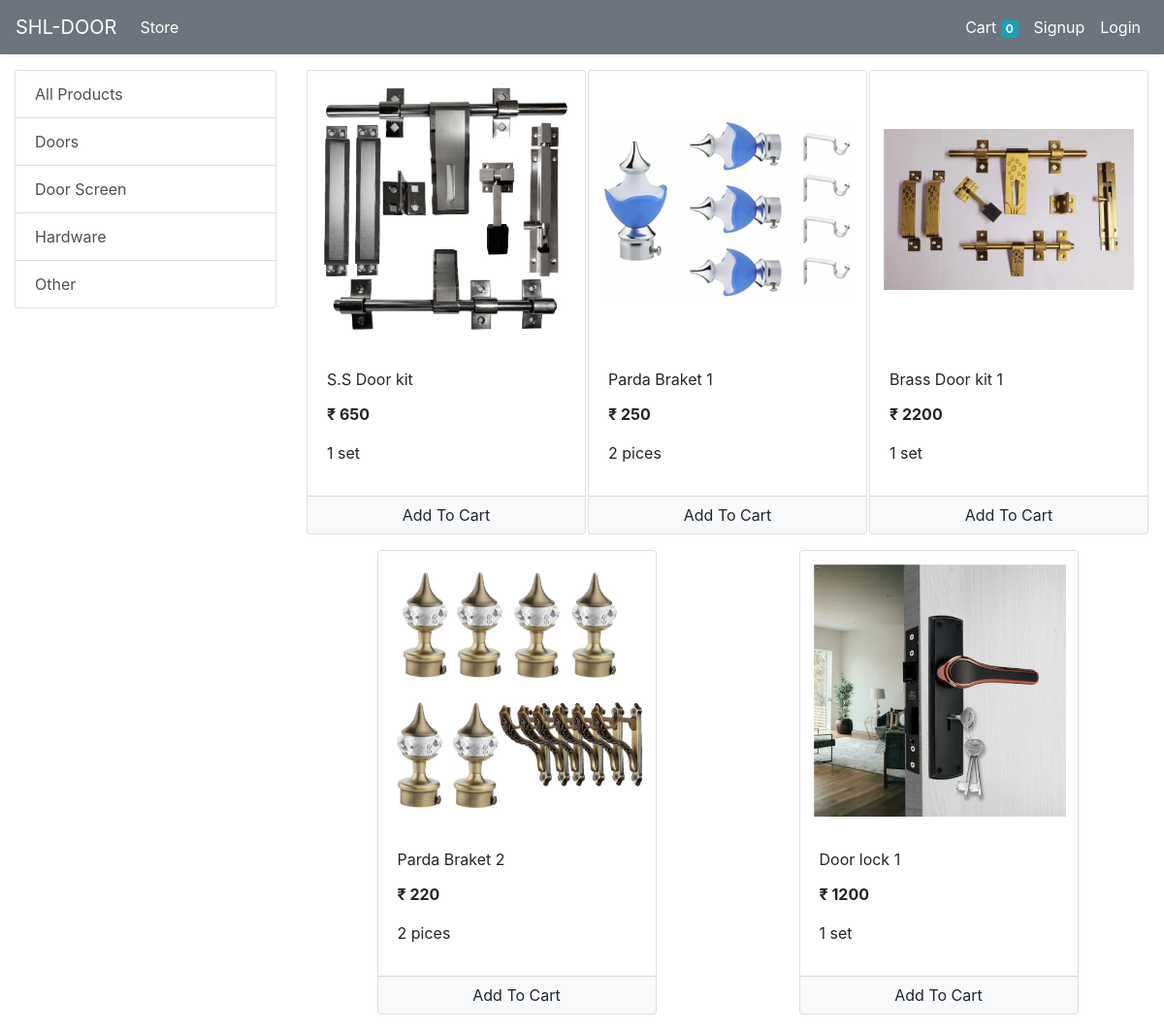
Screenshot of /store?category=3 with the database file from the repository.
### store/models/category.py (models this page shows, shortened)
class Category(models.Model):
    name = models.CharField(max_length=20)
    @staticmethod
    def get_all_categories():
        return Category.objects.all()

### store/models/product.py (models this page shows, shortened)
class Product(models.Model):
    name = models.CharField(max_length=50)
    price = models.IntegerField(default=0)
    category = models.ForeignKey(Category, on_delete=models.CASCADE, default=1)
    description = models.CharField(max_length=200, default='' , null=True , blank=True)
    image = models.ImageField(upload_to='uploads/products/')
    @staticmethod
    def get_all_products_by_categoryid(category_id):
        if category_id:
            return Product.objects.filter(category = category_id)
        else:
            return Product.get_all_products();

### store/views/home.py (the view)
# urls.py: path('' , include('store.urls'))
def store(request):
    cart = request.session.get('cart')
    if not cart:
        request.session['cart'] = {}
    products = None
    categories = Category.get_all_categories()
    categoryID = request.GET.get('category')
    if categoryID:
        products = Product.get_all_products_by_categoryid(categoryID)
    else:
        products = Product.get_all_products();
    data = {}
    data['products'] = products
    data['categories'] = categories
    print('you are : ', request.session.get('email'))
    return render(request, 'index.html', data)

### store/templatetags/cart.py (called while the page is built)
@register.filter(name='is_in_cart')
def is_in_cart(product  , cart):
    keys = cart.keys()
    for id in keys:
        if int(id) == product.id:
            return True
    return False;

### store/templatetags/custom_filter.py (called while the page is built)
@register.filter(name='currency')
def currency(number):
    return "₹ "+str(number)

### store/templates/index.html (shortened to what this page needs)
{% extends 'base.html' %}
{% block content %}
{% load cart %}
{% load custom_filter %}
<div class="container-fluid mt-3">
	<div class="row">
		<div class="col-lg-3 mx-auto">
			<div class="list-group">
				<a href="/" class="list-group-item list-group-item-action">All Products</a>
				{% for category in categories %}
				<a href="/?category={{category.id}}"
					class="list-group-item list-group-item-action">{{category.name}}</a>
				{% endfor %}
			</div>
		</div>
		<div id='products' class="col-lg-9 mx-auto">
			<div class="row mx-auto">
				{% for product in products %}
				<div class="card mx-auto mb-3" id={{product.id}} style="width: 18rem;">
					<img class="card-img-top" src="{{product.image.url}}" alt="Card image cap">
					<div class="card-body">
						<p class="card-title">{{product.name}}</p>
						<p class="card-text"><b>{{product.price|currency}}</b></p>
						<p class="card-title">{{product.description}}</p>
					</div>
					<div class="card-footer p-0 no-gutters">
						{% if product|is_in_cart:request.session.cart %}
						<div class="row no-gutters">
							<form action="/#{{product.id}}" class="col-2 " method="post">
								{% csrf_token %}
								<input hidden type="text" name='product' value='{{product.id}}'>
								<input hidden type="text" name='remove' value='True'>
								<input type="submit" value=" - " class="btn btn-block btn-light border-right">
							</form>
							<div class="text-center col">{{product|cart_quantity:request.session.cart}} in Cart</div>
							<form action="/#{{product.id}}" class="col-2 " method="post">
								{% csrf_token %}
								<input hidden type="text" name='product' value='{{product.id}}'>
								<input type="submit" value=" + " class="btn btn-block btn-light border-left">
							</form>
						</div>
						{% else %}
						<form action="/#{{product.id}}" method="POST" class="btn-block">
							<input type="submit" class="float-right btn btn-light  form-control" value="Add To Cart">
						</form>
						{% endif %}
					</div>
				</div>
				{% endfor %}
			</div>
		</div>
	</div>
</div>
{% endblock %}

### rows the page displays
Category: name "Doors"
Category: name "Door Screen"
Category: name "Hardware"
Category: name "Other"
Product: image (picture), name "S.S Door kit", price "₹ 650", description "1 set"
Product: image (picture), name "Parda Braket 1", price "₹ 250", description "2 pices"
Product: image (picture), name "Brass Door kit 1", price "₹ 2200", description "1 set"
Product: image (picture), name "Parda Braket 2", price "₹ 220", description "2 pices"
Product: {{ product.id }} 18 (drawn), image (picture), name "Door lock 1", price "₹ 1200", description "1 set"

### other values shown
{{ request.session.cart.keys|length }} "0"
